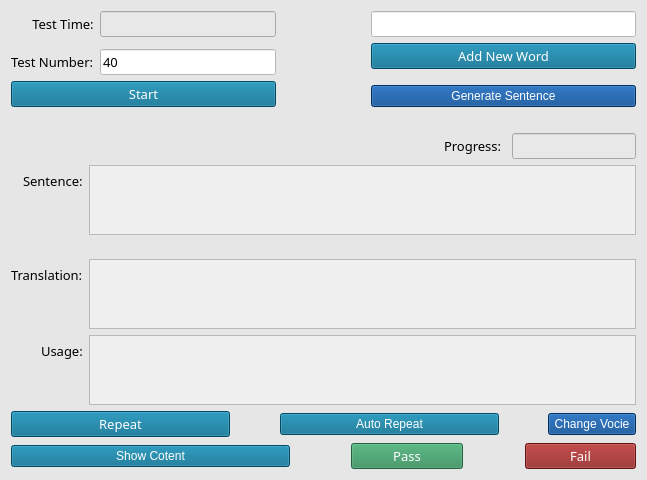
<?xml version="1.0" encoding="UTF-8"?>
<ui version="4.0">
 <class>main</class>
 <widget class="QWidget" name="main">
  <property name="geometry">
   <rect>
    <x>0</x>
    <y>0</y>
    <width>647</width>
    <height>480</height>
   </rect>
  </property>
  <property name="windowTitle">
   <string>Language Learning</string>
  </property>
  <property name="accessibleName">
   <string/>
  </property>
  <property name="styleSheet">
   <string notr="true">background-color: rgb(230,230,230);
font: 75 10pt &quot;微軟正黑體&quot;;</string>
  </property>
  <layout class="QVBoxLayout" name="verticalLayout" stretch="4,1,1,5,1,0">
   <item>
    <layout class="QHBoxLayout" name="horizontalLayout" stretch="3,1,3">
     <item>
      <layout class="QVBoxLayout" name="verticalLayout_2">
       <item>
        <layout class="QFormLayout" name="formLayout_2">
         <property name="labelAlignment">
          <set>Qt::AlignRight|Qt::AlignTrailing|Qt::AlignVCenter</set>
         </property>
         <item row="0" column="0">
          <widget class="QLabel" name="Main_TestTime">
           <property name="font">
            <font>
             <family>微軟正黑體</family>
             <pointsize>10</pointsize>
             <weight>9</weight>
             <italic>false</italic>
             <bold>false</bold>
            </font>
           </property>
           <property name="layoutDirection">
            <enum>Qt::LeftToRight</enum>
           </property>
           <property name="text">
            <string>Test Time:</string>
           </property>
           <property name="alignment">
            <set>Qt::AlignCenter</set>
           </property>
          </widget>
         </item>
         <item row="2" column="0">
          <widget class="QLabel" name="Main_TestNumber">
           <property name="font">
            <font>
             <family>微軟正黑體</family>
             <pointsize>10</pointsize>
             <weight>9</weight>
             <italic>false</italic>
             <bold>false</bold>
            </font>
           </property>
           <property name="text">
            <string>Test Number:</string>
           </property>
          </widget>
         </item>
         <item row="0" column="1">
          <widget class="QLineEdit" name="Main_TestTime_Show">
           <property name="font">
            <font>
             <family>微軟正黑體</family>
             <pointsize>10</pointsize>
             <weight>9</weight>
             <italic>false</italic>
             <bold>false</bold>
            </font>
           </property>
           <property name="styleSheet">
            <string notr="true">background-color: rgb(232,232,232);</string>
           </property>
          </widget>
         </item>
         <item row="2" column="1">
          <widget class="QLineEdit" name="Main_TestNumber_Show">
           <property name="font">
            <font>
             <family>微軟正黑體</family>
             <pointsize>10</pointsize>
             <weight>9</weight>
             <italic>false</italic>
             <bold>false</bold>
            </font>
           </property>
           <property name="styleSheet">
            <string notr="true">background-color: rgb(255, 255, 255);</string>
           </property>
           <property name="text">
            <string>40</string>
           </property>
           <property name="placeholderText">
            <string/>
           </property>
          </widget>
         </item>
         <item row="1" column="1">
          <spacer name="verticalSpacer_3">
           <property name="orientation">
            <enum>Qt::Vertical</enum>
           </property>
           <property name="sizeHint" stdset="0">
            <size>
             <width>20</width>
             <height>40</height>
            </size>
           </property>
          </spacer>
         </item>
        </layout>
       </item>
       <item>
        <widget class="QPushButton" name="StartButton">
         <property name="font">
          <font>
           <family>微軟正黑體</family>
           <pointsize>10</pointsize>
           <weight>9</weight>
           <italic>false</italic>
           <bold>false</bold>
          </font>
         </property>
         <property name="styleSheet">
          <string notr="true">background-color: rgb(0,104,139); color: White;</string>
         </property>
         <property name="text">
          <string>Start</string>
         </property>
        </widget>
       </item>
      </layout>
     </item>
     <item>
      <spacer name="horizontalSpacer_3">
       <property name="orientation">
        <enum>Qt::Horizontal</enum>
       </property>
       <property name="sizeHint" stdset="0">
        <size>
         <width>40</width>
         <height>20</height>
        </size>
       </property>
      </spacer>
     </item>
     <item>
      <layout class="QVBoxLayout" name="verticalLayout_3" stretch="4,4,1,4">
       <item>
        <widget class="QLineEdit" name="Word_Text">
         <property name="font">
          <font>
           <family>微軟正黑體</family>
           <pointsize>10</pointsize>
           <weight>9</weight>
           <italic>false</italic>
           <bold>false</bold>
          </font>
         </property>
         <property name="styleSheet">
          <string notr="true">background-color: rgb(255, 255, 255);</string>
         </property>
        </widget>
       </item>
       <item>
        <widget class="QPushButton" name="NewWordButton">
         <property name="font">
          <font>
           <family>微軟正黑體</family>
           <pointsize>10</pointsize>
           <weight>9</weight>
           <italic>false</italic>
           <bold>false</bold>
          </font>
         </property>
         <property name="styleSheet">
          <string notr="true">background-color: rgb(0,104,139); color: White;</string>
         </property>
         <property name="text">
          <string>Add New Word</string>
         </property>
        </widget>
       </item>
       <item>
        <spacer name="verticalSpacer_4">
         <property name="orientation">
          <enum>Qt::Vertical</enum>
         </property>
         <property name="sizeHint" stdset="0">
          <size>
           <width>20</width>
           <height>40</height>
          </size>
         </property>
        </spacer>
       </item>
       <item>
        <widget class="QPushButton" name="GenerateButton">
         <property name="styleSheet">
          <string notr="true">background-color: rgb(0,65,139); color: White;</string>
         </property>
         <property name="text">
          <string>Generate Sentence</string>
         </property>
        </widget>
       </item>
      </layout>
     </item>
    </layout>
   </item>
   <item>
    <spacer name="verticalSpacer">
     <property name="orientation">
      <enum>Qt::Vertical</enum>
     </property>
     <property name="sizeHint" stdset="0">
      <size>
       <width>20</width>
       <height>40</height>
      </size>
     </property>
    </spacer>
   </item>
   <item>
    <layout class="QHBoxLayout" name="horizontalLayout_2" stretch="7,1,2">
     <item>
      <spacer name="horizontalSpacer_4">
       <property name="orientation">
        <enum>Qt::Horizontal</enum>
       </property>
       <property name="sizeHint" stdset="0">
        <size>
         <width>40</width>
         <height>20</height>
        </size>
       </property>
      </spacer>
     </item>
     <item>
      <widget class="QLabel" name="Test_Progress">
       <property name="font">
        <font>
         <family>微軟正黑體</family>
         <pointsize>10</pointsize>
         <weight>9</weight>
         <italic>false</italic>
         <bold>false</bold>
        </font>
       </property>
       <property name="text">
        <string>Progress:</string>
       </property>
      </widget>
     </item>
     <item>
      <widget class="QLineEdit" name="Test_Progress_Show">
       <property name="font">
        <font>
         <family>微軟正黑體</family>
         <pointsize>10</pointsize>
         <weight>9</weight>
         <italic>false</italic>
         <bold>false</bold>
        </font>
       </property>
       <property name="styleSheet">
        <string notr="true">background-color: rgb(232,232,232);</string>
       </property>
      </widget>
     </item>
    </layout>
   </item>
   <item>
    <layout class="QFormLayout" name="formLayout">
     <property name="labelAlignment">
      <set>Qt::AlignRight|Qt::AlignTrailing|Qt::AlignVCenter</set>
     </property>
     <property name="formAlignment">
      <set>Qt::AlignLeading|Qt::AlignLeft|Qt::AlignTop</set>
     </property>
     <property name="horizontalSpacing">
      <number>6</number>
     </property>
     <property name="verticalSpacing">
      <number>6</number>
     </property>
     <item row="0" column="0">
      <widget class="QLabel" name="Test_Sentence">
       <property name="font">
        <font>
         <family>微軟正黑體</family>
         <pointsize>10</pointsize>
         <weight>9</weight>
         <italic>false</italic>
         <bold>false</bold>
        </font>
       </property>
       <property name="text">
        <string>Sentence:</string>
       </property>
      </widget>
     </item>
     <item row="5" column="0">
      <widget class="QLabel" name="Test_Usage">
       <property name="font">
        <font>
         <family>微軟正黑體</family>
         <pointsize>10</pointsize>
         <weight>9</weight>
         <italic>false</italic>
         <bold>false</bold>
        </font>
       </property>
       <property name="text">
        <string>Usage:</string>
       </property>
      </widget>
     </item>
     <item row="4" column="0">
      <widget class="QLabel" name="Test_Translation">
       <property name="font">
        <font>
         <family>微軟正黑體</family>
         <pointsize>10</pointsize>
         <weight>9</weight>
         <italic>false</italic>
         <bold>false</bold>
        </font>
       </property>
       <property name="text">
        <string>Translation:</string>
       </property>
      </widget>
     </item>
     <item row="4" column="1">
      <widget class="QTextEdit" name="Test_Translation_Show">
       <property name="font">
        <font>
         <family>微軟正黑體</family>
         <pointsize>10</pointsize>
         <weight>9</weight>
         <italic>false</italic>
         <bold>false</bold>
        </font>
       </property>
       <property name="styleSheet">
        <string notr="true">background-color: rgb(240,240,240);</string>
       </property>
      </widget>
     </item>
     <item row="5" column="1">
      <widget class="QTextEdit" name="Test_Usage_Show">
       <property name="font">
        <font>
         <family>微軟正黑體</family>
         <pointsize>10</pointsize>
         <weight>9</weight>
         <italic>false</italic>
         <bold>false</bold>
        </font>
       </property>
       <property name="styleSheet">
        <string notr="true">background-color: rgb(240,240,240);</string>
       </property>
      </widget>
     </item>
     <item row="3" column="1">
      <spacer name="verticalSpacer_5">
       <property name="orientation">
        <enum>Qt::Vertical</enum>
       </property>
       <property name="sizeHint" stdset="0">
        <size>
         <width>20</width>
         <height>40</height>
        </size>
       </property>
      </spacer>
     </item>
     <item row="2" column="1">
      <spacer name="verticalSpacer_6">
       <property name="orientation">
        <enum>Qt::Vertical</enum>
       </property>
       <property name="sizeHint" stdset="0">
        <size>
         <width>20</width>
         <height>40</height>
        </size>
       </property>
      </spacer>
     </item>
     <item row="1" column="1">
      <spacer name="verticalSpacer_7">
       <property name="orientation">
        <enum>Qt::Vertical</enum>
       </property>
       <property name="sizeHint" stdset="0">
        <size>
         <width>20</width>
         <height>40</height>
        </size>
       </property>
      </spacer>
     </item>
     <item row="0" column="1">
      <widget class="QTextEdit" name="Test_Sentence_Show">
       <property name="font">
        <font>
         <family>微軟正黑體</family>
         <pointsize>10</pointsize>
         <weight>9</weight>
         <italic>false</italic>
         <bold>false</bold>
        </font>
       </property>
       <property name="styleSheet">
        <string notr="true">background-color: rgb(240,240,240);</string>
       </property>
      </widget>
     </item>
    </layout>
   </item>
   <item>
    <layout class="QHBoxLayout" name="horizontalLayout_3" stretch="5,1,5,1,2">
     <item>
      <widget class="QPushButton" name="RepeatButton">
       <property name="font">
        <font>
         <family>微軟正黑體</family>
         <pointsize>10</pointsize>
         <weight>9</weight>
         <italic>false</italic>
         <bold>false</bold>
        </font>
       </property>
       <property name="styleSheet">
        <string notr="true">background-color: rgb(0,104,139); color: White;</string>
       </property>
       <property name="text">
        <string>Repeat</string>
       </property>
      </widget>
     </item>
     <item>
      <spacer name="horizontalSpacer_5">
       <property name="orientation">
        <enum>Qt::Horizontal</enum>
       </property>
       <property name="sizeHint" stdset="0">
        <size>
         <width>40</width>
         <height>20</height>
        </size>
       </property>
      </spacer>
     </item>
     <item>
      <widget class="QPushButton" name="AutoRepeatButton">
       <property name="styleSheet">
        <string notr="true">background-color: rgb(0,104,139); color: White;</string>
       </property>
       <property name="text">
        <string>Auto Repeat</string>
       </property>
      </widget>
     </item>
     <item>
      <spacer name="horizontalSpacer">
       <property name="orientation">
        <enum>Qt::Horizontal</enum>
       </property>
       <property name="sizeHint" stdset="0">
        <size>
         <width>40</width>
         <height>20</height>
        </size>
       </property>
      </spacer>
     </item>
     <item>
      <widget class="QPushButton" name="ChangeVoiceButton">
       <property name="styleSheet">
        <string notr="true">background-color: rgb(0,65,139); color: White;</string>
       </property>
       <property name="text">
        <string>Change Vocie</string>
       </property>
      </widget>
     </item>
    </layout>
   </item>
   <item>
    <layout class="QHBoxLayout" name="horizontalLayout_4" stretch="5,1,2,1,2">
     <item>
      <widget class="QPushButton" name="ShowButton">
       <property name="styleSheet">
        <string notr="true">background-color: rgb(0,104,139); color: White;</string>
       </property>
       <property name="text">
        <string>Show Cotent</string>
       </property>
      </widget>
     </item>
     <item>
      <spacer name="horizontalSpacer_6">
       <property name="orientation">
        <enum>Qt::Horizontal</enum>
       </property>
       <property name="sizeHint" stdset="0">
        <size>
         <width>40</width>
         <height>20</height>
        </size>
       </property>
      </spacer>
     </item>
     <item>
      <widget class="QPushButton" name="PassButton">
       <property name="font">
        <font>
         <family>微軟正黑體</family>
         <pointsize>10</pointsize>
         <weight>9</weight>
         <italic>false</italic>
         <bold>false</bold>
        </font>
       </property>
       <property name="styleSheet">
        <string notr="true">background-color: rgb(46,139,87); color: White;</string>
       </property>
       <property name="text">
        <string>Pass</string>
       </property>
      </widget>
     </item>
     <item>
      <spacer name="horizontalSpacer_7">
       <property name="orientation">
        <enum>Qt::Horizontal</enum>
       </property>
       <property name="sizeHint" stdset="0">
        <size>
         <width>40</width>
         <height>20</height>
        </size>
       </property>
      </spacer>
     </item>
     <item>
      <widget class="QPushButton" name="FailButton">
       <property name="font">
        <font>
         <family>微軟正黑體</family>
         <pointsize>10</pointsize>
         <weight>9</weight>
         <italic>false</italic>
         <bold>false</bold>
        </font>
       </property>
       <property name="styleSheet">
        <string notr="true">background-color: rgb(139,26,26); color: White;</string>
       </property>
       <property name="text">
        <string>Fail</string>
       </property>
      </widget>
     </item>
    </layout>
   </item>
  </layout>
 </widget>
 <resources/>
 <connections/>
</ui>
